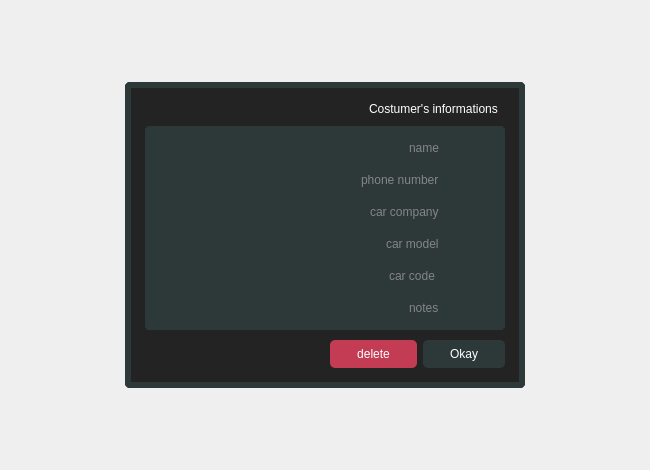
<?xml version="1.0" encoding="UTF-8"?>
<ui version="4.0">
 <class>Form</class>
 <widget class="QWidget" name="Form">
  <property name="geometry">
   <rect>
    <x>0</x>
    <y>0</y>
    <width>650</width>
    <height>470</height>
   </rect>
  </property>
  <property name="windowTitle">
   <string>Form</string>
  </property>
  <layout class="QGridLayout" name="gridLayout">
   <item row="0" column="0">
    <widget class="QWidget" name="verticalWidget" native="true">
     <property name="styleSheet">
      <string notr="true">background-color : rbga(0,0,0,100) ; </string>
     </property>
     <layout class="QGridLayout" name="gridLayout_2">
      <property name="leftMargin">
       <number>10</number>
      </property>
      <property name="topMargin">
       <number>10</number>
      </property>
      <property name="rightMargin">
       <number>10</number>
      </property>
      <property name="bottomMargin">
       <number>10</number>
      </property>
      <item row="1" column="1">
       <widget class="QWidget" name="verticalWidget_2" native="true">
        <property name="minimumSize">
         <size>
          <width>400</width>
          <height>0</height>
         </size>
        </property>
        <property name="styleSheet">
         <string notr="true">QWidget{
background-color : rgb(35,35,35)  ;
border-radius: 5px;
border: 6px solid #2d3838;

}

QLable{
color : white ; 
font: 12pt &quot;Segoe UI&quot;;

}</string>
        </property>
        <layout class="QVBoxLayout" name="verticalLayout_2">
         <property name="spacing">
          <number>10</number>
         </property>
         <property name="leftMargin">
          <number>20</number>
         </property>
         <property name="topMargin">
          <number>20</number>
         </property>
         <property name="rightMargin">
          <number>20</number>
         </property>
         <property name="bottomMargin">
          <number>20</number>
         </property>
         <item alignment="Qt::AlignRight">
          <widget class="QLabel" name="titeldialgue">
           <property name="styleSheet">
            <string notr="true">

QLabel{
font: 16pt &quot;BigNoodleTitling&quot;;
color : white ;
padding-left : 10px ;
border : none ; 

}</string>
           </property>
           <property name="text">
            <string>Costumer's informations </string>
           </property>
          </widget>
         </item>
         <item>
          <widget class="QWidget" name="verticalWidget_3" native="true">
           <property name="styleSheet">
            <string notr="true">QWidget{

background-color : #2d3838 ; 
border-radius: 5px;
color : #858585;
}</string>
           </property>
           <layout class="QVBoxLayout" name="verticalLayout">
            <item>
             <layout class="QHBoxLayout" name="horizontalLayout">
              <item>
               <spacer name="horizontalSpacer_4">
                <property name="orientation">
                 <enum>Qt::Horizontal</enum>
                </property>
                <property name="sizeHint" stdset="0">
                 <size>
                  <width>40</width>
                  <height>20</height>
                 </size>
                </property>
               </spacer>
              </item>
              <item alignment="Qt::AlignRight">
               <widget class="QLabel" name="label_name">
                <property name="text">
                 <string>name</string>
                </property>
               </widget>
              </item>
              <item>
               <spacer name="horizontalSpacer_10">
                <property name="orientation">
                 <enum>Qt::Horizontal</enum>
                </property>
                <property name="sizeType">
                 <enum>QSizePolicy::Fixed</enum>
                </property>
                <property name="sizeHint" stdset="0">
                 <size>
                  <width>10</width>
                  <height>10</height>
                 </size>
                </property>
               </spacer>
              </item>
              <item>
               <widget class="QPushButton" name="moreinfo_4">
                <property name="styleSheet">
                 <string notr="true">QPushButton{ 
background-color : none;
border:none;
padding : 0px ;
}</string>
                </property>
                <property name="text">
                 <string/>
                </property>
                <property name="icon">
                 <iconset resource="../icons/image.qrc">
                  <normaloff>:/image/core/user-line.svg</normaloff>:/image/core/user-line.svg</iconset>
                </property>
                <property name="iconSize">
                 <size>
                  <width>30</width>
                  <height>30</height>
                 </size>
                </property>
               </widget>
              </item>
             </layout>
            </item>
            <item>
             <layout class="QHBoxLayout" name="horizontalLayout_3">
              <item>
               <spacer name="horizontalSpacer_5">
                <property name="orientation">
                 <enum>Qt::Horizontal</enum>
                </property>
                <property name="sizeHint" stdset="0">
                 <size>
                  <width>40</width>
                  <height>20</height>
                 </size>
                </property>
               </spacer>
              </item>
              <item alignment="Qt::AlignRight">
               <widget class="QLabel" name="label_phone">
                <property name="text">
                 <string>phone number</string>
                </property>
               </widget>
              </item>
              <item>
               <spacer name="horizontalSpacer_11">
                <property name="orientation">
                 <enum>Qt::Horizontal</enum>
                </property>
                <property name="sizeType">
                 <enum>QSizePolicy::Fixed</enum>
                </property>
                <property name="sizeHint" stdset="0">
                 <size>
                  <width>10</width>
                  <height>20</height>
                 </size>
                </property>
               </spacer>
              </item>
              <item>
               <widget class="QPushButton" name="moreinfo_6">
                <property name="styleSheet">
                 <string notr="true">QPushButton{ 
background-color : none;
border:none;
padding : 0px ;
}</string>
                </property>
                <property name="text">
                 <string/>
                </property>
                <property name="icon">
                 <iconset resource="../icons/image.qrc">
                  <normaloff>:/image/technology/mobile-phone-line.svg</normaloff>:/image/technology/mobile-phone-line.svg</iconset>
                </property>
                <property name="iconSize">
                 <size>
                  <width>30</width>
                  <height>30</height>
                 </size>
                </property>
               </widget>
              </item>
             </layout>
            </item>
            <item>
             <layout class="QHBoxLayout" name="horizontalLayout_4">
              <item>
               <spacer name="horizontalSpacer_6">
                <property name="orientation">
                 <enum>Qt::Horizontal</enum>
                </property>
                <property name="sizeHint" stdset="0">
                 <size>
                  <width>40</width>
                  <height>20</height>
                 </size>
                </property>
               </spacer>
              </item>
              <item alignment="Qt::AlignRight">
               <widget class="QLabel" name="label_carcompany">
                <property name="text">
                 <string>car company</string>
                </property>
               </widget>
              </item>
              <item>
               <spacer name="horizontalSpacer_12">
                <property name="orientation">
                 <enum>Qt::Horizontal</enum>
                </property>
                <property name="sizeType">
                 <enum>QSizePolicy::Fixed</enum>
                </property>
                <property name="sizeHint" stdset="0">
                 <size>
                  <width>10</width>
                  <height>20</height>
                 </size>
                </property>
               </spacer>
              </item>
              <item>
               <widget class="QPushButton" name="moreinfo_7">
                <property name="styleSheet">
                 <string notr="true">QPushButton{ 
background-color : none;
border:none;
padding : 0px ;
}</string>
                </property>
                <property name="text">
                 <string/>
                </property>
                <property name="icon">
                 <iconset resource="../icons/image.qrc">
                  <normaloff>:/image/commerce/bank-line.svg</normaloff>:/image/commerce/bank-line.svg</iconset>
                </property>
                <property name="iconSize">
                 <size>
                  <width>30</width>
                  <height>30</height>
                 </size>
                </property>
               </widget>
              </item>
             </layout>
            </item>
            <item>
             <layout class="QHBoxLayout" name="horizontalLayout_5">
              <item>
               <spacer name="horizontalSpacer_7">
                <property name="orientation">
                 <enum>Qt::Horizontal</enum>
                </property>
                <property name="sizeHint" stdset="0">
                 <size>
                  <width>40</width>
                  <height>20</height>
                 </size>
                </property>
               </spacer>
              </item>
              <item alignment="Qt::AlignRight">
               <widget class="QLabel" name="label_carmodel">
                <property name="text">
                 <string>car model</string>
                </property>
               </widget>
              </item>
              <item>
               <spacer name="horizontalSpacer_13">
                <property name="orientation">
                 <enum>Qt::Horizontal</enum>
                </property>
                <property name="sizeType">
                 <enum>QSizePolicy::Fixed</enum>
                </property>
                <property name="sizeHint" stdset="0">
                 <size>
                  <width>10</width>
                  <height>20</height>
                 </size>
                </property>
               </spacer>
              </item>
              <item>
               <widget class="QPushButton" name="moreinfo_8">
                <property name="styleSheet">
                 <string notr="true">QPushButton{ 
background-color : none;
border:none;
padding : 0px ;
}</string>
                </property>
                <property name="text">
                 <string/>
                </property>
                <property name="icon">
                 <iconset resource="../icons/image.qrc">
                  <normaloff>:/image/essential/key-line.svg</normaloff>:/image/essential/key-line.svg</iconset>
                </property>
                <property name="iconSize">
                 <size>
                  <width>30</width>
                  <height>30</height>
                 </size>
                </property>
               </widget>
              </item>
             </layout>
            </item>
            <item>
             <layout class="QHBoxLayout" name="horizontalLayout_6">
              <item>
               <spacer name="horizontalSpacer_8">
                <property name="orientation">
                 <enum>Qt::Horizontal</enum>
                </property>
                <property name="sizeHint" stdset="0">
                 <size>
                  <width>40</width>
                  <height>20</height>
                 </size>
                </property>
               </spacer>
              </item>
              <item alignment="Qt::AlignRight">
               <widget class="QLabel" name="label_carcode">
                <property name="text">
                 <string>car code </string>
                </property>
               </widget>
              </item>
              <item>
               <spacer name="horizontalSpacer_14">
                <property name="orientation">
                 <enum>Qt::Horizontal</enum>
                </property>
                <property name="sizeType">
                 <enum>QSizePolicy::Fixed</enum>
                </property>
                <property name="sizeHint" stdset="0">
                 <size>
                  <width>10</width>
                  <height>20</height>
                 </size>
                </property>
               </spacer>
              </item>
              <item>
               <widget class="QPushButton" name="moreinfo_9">
                <property name="styleSheet">
                 <string notr="true">QPushButton{ 
background-color : none;
border:none;
padding : 0px ;
}</string>
                </property>
                <property name="text">
                 <string/>
                </property>
                <property name="icon">
                 <iconset resource="../icons/image.qrc">
                  <normaloff>:/image/technology/bar-code-line.svg</normaloff>:/image/technology/bar-code-line.svg</iconset>
                </property>
                <property name="iconSize">
                 <size>
                  <width>30</width>
                  <height>30</height>
                 </size>
                </property>
               </widget>
              </item>
             </layout>
            </item>
            <item>
             <layout class="QHBoxLayout" name="horizontalLayout_7">
              <item>
               <spacer name="horizontalSpacer_9">
                <property name="orientation">
                 <enum>Qt::Horizontal</enum>
                </property>
                <property name="sizeHint" stdset="0">
                 <size>
                  <width>40</width>
                  <height>20</height>
                 </size>
                </property>
               </spacer>
              </item>
              <item alignment="Qt::AlignRight">
               <widget class="QLabel" name="label_notes">
                <property name="text">
                 <string>notes</string>
                </property>
               </widget>
              </item>
              <item>
               <spacer name="horizontalSpacer_15">
                <property name="orientation">
                 <enum>Qt::Horizontal</enum>
                </property>
                <property name="sizeType">
                 <enum>QSizePolicy::Fixed</enum>
                </property>
                <property name="sizeHint" stdset="0">
                 <size>
                  <width>10</width>
                  <height>20</height>
                 </size>
                </property>
               </spacer>
              </item>
              <item>
               <widget class="QPushButton" name="moreinfo_5">
                <property name="styleSheet">
                 <string notr="true">QPushButton{ 
background-color : none;
border:none;
padding : 0px ;
}</string>
                </property>
                <property name="text">
                 <string/>
                </property>
                <property name="icon">
                 <iconset resource="../icons/image.qrc">
                  <normaloff>:/image/essential/note-edit-line.svg</normaloff>:/image/essential/note-edit-line.svg</iconset>
                </property>
                <property name="iconSize">
                 <size>
                  <width>30</width>
                  <height>30</height>
                 </size>
                </property>
               </widget>
              </item>
             </layout>
            </item>
           </layout>
          </widget>
         </item>
         <item alignment="Qt::AlignBottom">
          <widget class="QWidget" name="horizontalWidget" native="true">
           <property name="styleSheet">
            <string notr="true">border : none ; </string>
           </property>
           <layout class="QHBoxLayout" name="horizontalLayout_2">
            <property name="leftMargin">
             <number>0</number>
            </property>
            <property name="topMargin">
             <number>0</number>
            </property>
            <property name="rightMargin">
             <number>0</number>
            </property>
            <property name="bottomMargin">
             <number>0</number>
            </property>
            <item>
             <spacer name="horizontalSpacer_3">
              <property name="orientation">
               <enum>Qt::Horizontal</enum>
              </property>
              <property name="sizeHint" stdset="0">
               <size>
                <width>40</width>
                <height>20</height>
               </size>
              </property>
             </spacer>
            </item>
            <item>
             <widget class="QPushButton" name="delete_button">
              <property name="styleSheet">
               <string notr="true">QPushButton{ 
background-color: #C33C54 ;
border-radius: 5px;
color : white ;
border: none;
font: 14pt &quot;BigNoodleTitling&quot;;
padding-top : 7px ;
padding-bottom : 7px ;
padding-right : 27px ;
padding-left : 27px ;
 }
QPushButton:hover{
border: 3px solid white;
padding : 4px ;
}
</string>
              </property>
              <property name="text">
               <string>delete</string>
              </property>
             </widget>
            </item>
            <item>
             <widget class="QPushButton" name="okaybutton">
              <property name="styleSheet">
               <string notr="true">QPushButton{ 
background-color: #2d3838 ;
border-radius: 5px;
color : white ;
border: none;
font: 14pt &quot;BigNoodleTitling&quot;;
padding-top : 7px ;
padding-bottom : 7px ;
padding-right : 27px ;
padding-left : 27px ;
 }
QPushButton:hover{
border: 3px solid white;
padding : 4px ;
}
</string>
              </property>
              <property name="text">
               <string>Okay</string>
              </property>
             </widget>
            </item>
           </layout>
          </widget>
         </item>
        </layout>
       </widget>
      </item>
      <item row="2" column="1">
       <spacer name="verticalSpacer">
        <property name="orientation">
         <enum>Qt::Vertical</enum>
        </property>
        <property name="sizeHint" stdset="0">
         <size>
          <width>20</width>
          <height>40</height>
         </size>
        </property>
       </spacer>
      </item>
      <item row="1" column="0">
       <spacer name="horizontalSpacer_2">
        <property name="orientation">
         <enum>Qt::Horizontal</enum>
        </property>
        <property name="sizeHint" stdset="0">
         <size>
          <width>40</width>
          <height>20</height>
         </size>
        </property>
       </spacer>
      </item>
      <item row="1" column="2">
       <spacer name="horizontalSpacer">
        <property name="orientation">
         <enum>Qt::Horizontal</enum>
        </property>
        <property name="sizeHint" stdset="0">
         <size>
          <width>40</width>
          <height>20</height>
         </size>
        </property>
       </spacer>
      </item>
      <item row="0" column="1">
       <spacer name="verticalSpacer_2">
        <property name="orientation">
         <enum>Qt::Vertical</enum>
        </property>
        <property name="sizeHint" stdset="0">
         <size>
          <width>20</width>
          <height>40</height>
         </size>
        </property>
       </spacer>
      </item>
     </layout>
    </widget>
   </item>
  </layout>
 </widget>
 <resources>
  <include location="../icons/image.qrc"/>
 </resources>
 <connections/>
</ui>
